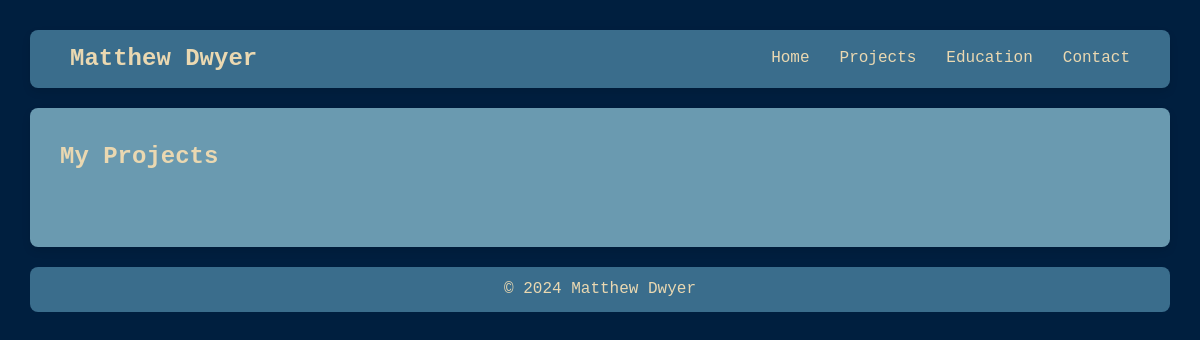
The app's page /projects/, older data.
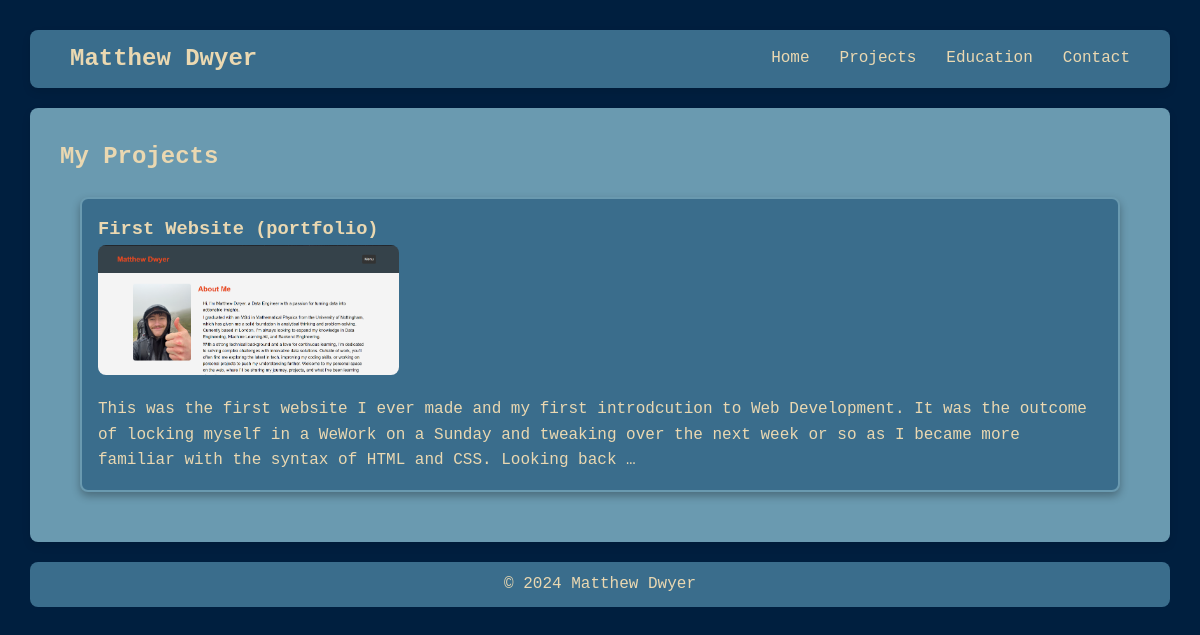
The same page, newer data.
### projects/models.py (models this page shows, shortened)
class Project(models.Model):
    title = models.CharField(max_length=200, verbose_name="Project Title")
    slug = models.SlugField(max_length=250, unique=True, blank=True, verbose_name="URL Slug")
    link = models.URLField(
        help_text="Enter a link to the project or repository.",
        blank=True,  # Makes the link field optional
        null=True
    )
    description = models.TextField(verbose_name="Project Description")
    created = models.DateTimeField(default=timezone.now, verbose_name="Date Created", editable=True)
    updated = models.DateTimeField(auto_now=True, verbose_name="Last Updated")
    image = models.ImageField(
        upload_to='images/',
        blank=True,
        null=True,
        help_text="Upload an image for the project.",
        verbose_name="Project Image"
    )
    file = models.FileField(
        upload_to='files/',
        blank=True,
        null=True,
        help_text="Upload a file related to the project.",
        verbose_name="Project File"
    )
    technologies = models.ManyToManyField(Technology, related_name="projects", verbose_name="Technologies Used")
    class Meta:
        ordering = ["-created"]
        verbose_name = "Project"
        verbose_name_plural = "Projects"

### projects/views.py (the view)
# urls.py: path('', views.project_list, name='list'),
def project_list(request):
    projects = Project.objects.all()
    return render(request, 'projects/list.html', {'projects': projects})

### projects/templates/projects/list.html
{% extends 'projects/base.html' %}
{% block content %}
<div class="projects-container">
    <h2>My Projects</h2>
    <div class="projects-grid">
        {% for project in projects %}
            <a href="{% url 'projects:detail' project.slug %}" class="project-card">
                <h3>{{ project.title }}</h3>
                {% if project.image %}
                    <img src="{{ project.image.url }}" alt="Project Image">
                {% endif %}
                <p>{{ project.description|truncatewords:50 }}</p>
            </a>
        {% endfor %}
    </div>
</div>
{% endblock %}

### projects/templates/projects/base.html (shortened to what this page needs)
<!DOCTYPE html>
<html lang="en">
<head>
    {% load static %}
    <link rel="stylesheet" href="{% static 'projects/styles.css' %}">
</head>
<body>
    <nav>
        <div class="nav-container">
            <h1 class="logo"><a href="{% url 'home' %}">Matthew Dwyer</a></h1>
            <div class="nav-link">
                <a href="{% url 'home' %}">Home</a>
                <a href="{% url 'projects:list' %}">Projects</a>
                <a href="{% url 'education' %}">Education</a>
                <a href="{% url 'contact' %}">Contact</a>
            </div>
        </div>
    </nav>
    <main>
        <div class="projects-page">
            {% block content %}{% endblock %}
        </div>
    </main>
    <footer>
        <div class="container">
            <p>&copy; <span id="year"></span> Matthew Dwyer</p>
        </div>
    </footer>
</body>
</html>

### projects/static/projects/styles.css (style rules this page uses)
:root { --primary-color: #3A6D8C; --secondary-color: #6A9AB0; --background-color: #001F3F; --font-color: #EAD8B1; --hover-color: #2980b9; --font-main: "Lucida Console", Monaco, monospace; --padding: 10px; }
* { margin: 0; padding: 0; box-sizing: border-box; }
.nav-container { display: flex; justify-content: space-between; align-items: center; background: var(--primary-color); color: var(--secondary-color); padding: 10px 30px; border-radius: 8px; box-shadow: 0 4px 8px rgba(0, 0, 0, 0.1); }
.logo { color: var(--secondary-color); }
.logo a { text-decoration: none; color: var(--font-color); padding: 5px 10px; border-radius: 8px; }
.nav-link { display: flex; gap: 10px; }
.nav-link a { text-decoration: none; color: var(--font-color); padding: 5px 10px; border-radius: 8px; }
main { background-color: var(--secondary-color); padding: 30px; margin-top: 20px; border-radius: 8px; box-shadow: 0 4px 8px rgba(0, 0, 0, 0.1); }
body { font-family: var(--font-main); background-color: var(--background-color); color: var(--font-color); line-height: 1.6; padding: 30px; }
.projects-grid { display: grid; grid-template-columns: 1fr; gap: 20px; padding: 20px; }
.project-card { display: block; background-color: var(--primary-color); border: 2px solid var(--secondary-color); border-radius: 8px; box-shadow: 0 4px 8px rgba(0, 0, 0, 0.3); padding: 16px; text-decoration: none; color: var(--font-color); transition: transform 0.2s, box-shadow 0.2s; }
.project-card:link, .project-card:visited, .project-card:hover, .project-card:focus { text-decoration: none; color: var(--font-color); }
.project-card img { width: 30%; height: auto; border-radius: 8px; margin-bottom: 12px; }
footer { background: var(--primary-color); color: var(--font-color); text-align: center; padding: 10px 0; margin-top: 20px; border-radius: 8px; }

Row changes from the older to the newer data that the page shows:
added Project: title "First Website (portfolio)", image (picture), description "This was the first website I ever made and my first introdcution to Web Development. It was the outcome of locking myself in a WeWork on a Sunday and tweaking over the next week or so as I became more familiar with the syntax of HTML and CSS. Looking back …"
